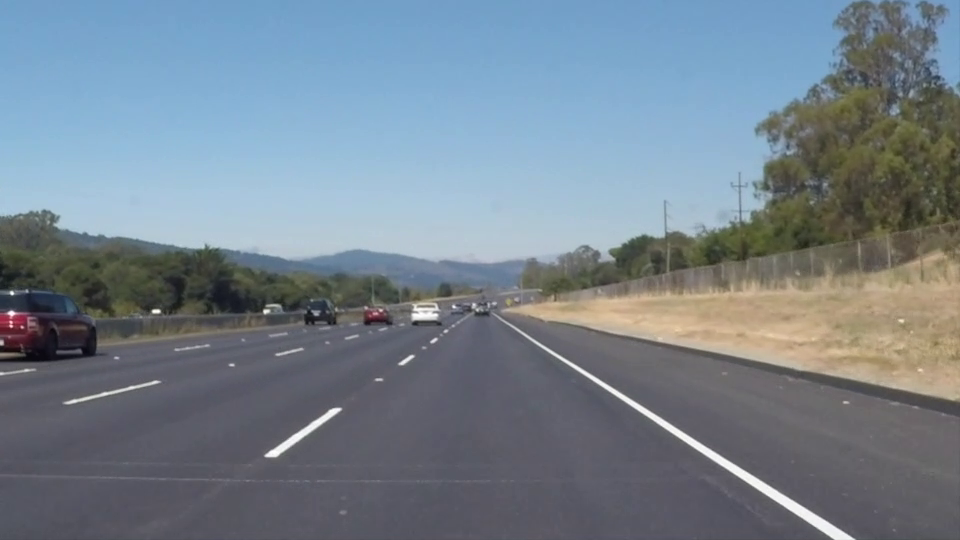
#> input picture frame 22 of solidWhiteRight.mp4, 960 x 540 px
$ python HoghLines.py
#> lines starting #> are read from the running program, lines starting #| are printed output that depends on the picture; after the words box and inside, x2 and y2 are one past the last pixel; in counts of white or black regions, pixels touching at a corner belong together
import matplotlib.pyplot as plt
import matplotlib.image as mpimg
import numpy as np
import cv2

cap = cv2.VideoCapture("solidWhiteRight.mp4")
ret, frame = cap.read()
#> frame is the input picture: shape (540, 960, 3); mean B, G, R 141.9, 130.7, 117.7

while(1):
    #decodes and returns the next frame
    ret, frame = cap.read()
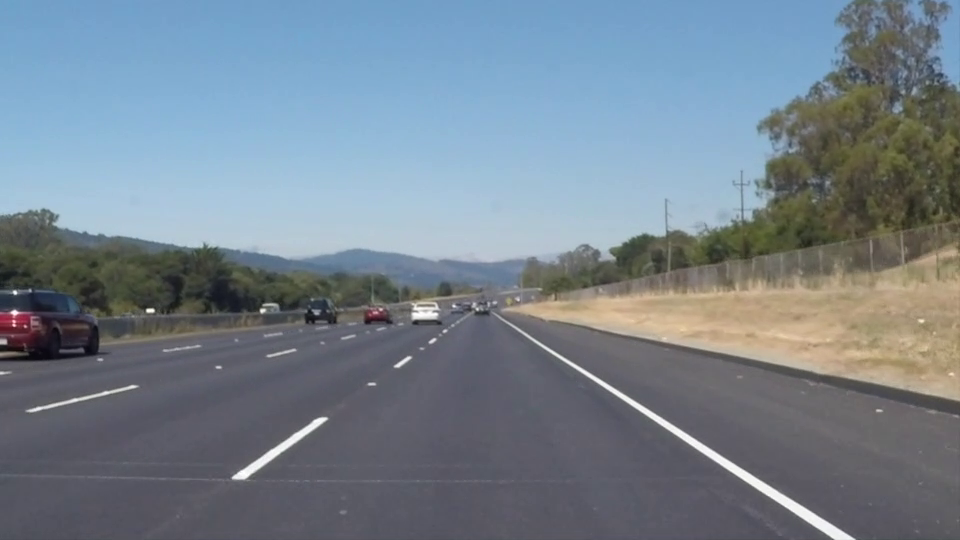
#> input picture frame 23 of solidWhiteRight.mp4, 960 x 540 px
#> frame is the input picture: shape (540, 960, 3); mean B, G, R 142, 130.6, 117.8

    region_line = np.copy(frame)

    #Get the size of the image
    ysize = frame.shape[0]
#> ysize = 540
    xsize = frame.shape[1]
#> xsize = 960

    #Convert the frame to greyscale
    grayFrame = cv2.cvtColor(frame, cv2.COLOR_RGB2GRAY)
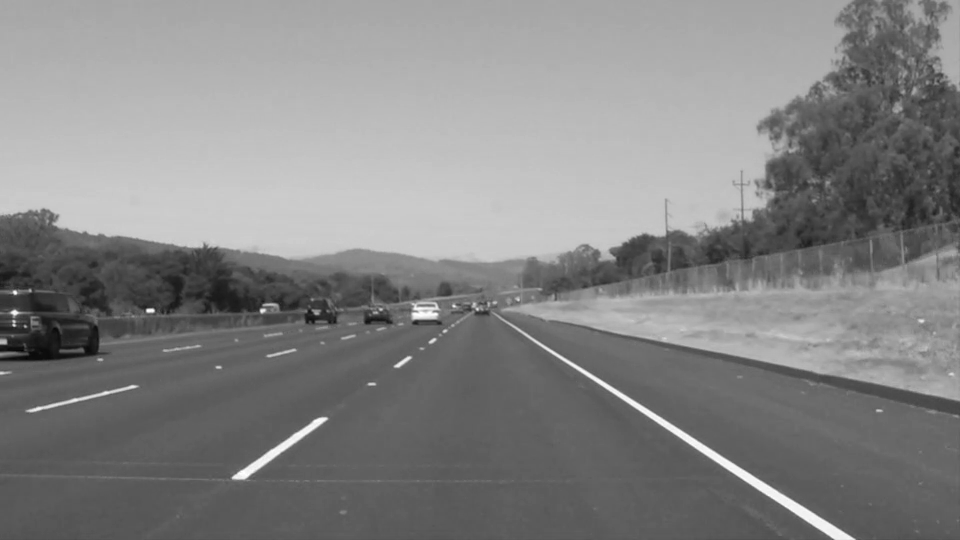
#> grayFrame: shape (540, 960); min 2, max 255, mean 132.6

    #Kernel size for gaussian blurring
    kernel_size = 5
    blur_gray = cv2.GaussianBlur(grayFrame, (kernel_size, kernel_size), 0)

    #Defining the color selection criteria
    red_threshold = 195
    green_threshold = 195
    blue_threshold = 195
    rgb_threshold = [red_threshold, green_threshold, blue_threshold]

    #Mask the pixels below the threshold
    color_thresholds = (frame[:, :, 0] < rgb_threshold[0]) \
                       | (frame[:, :, 1] < rgb_threshold[1]) \
                       | (frame[:, :, 2] < rgb_threshold[2])
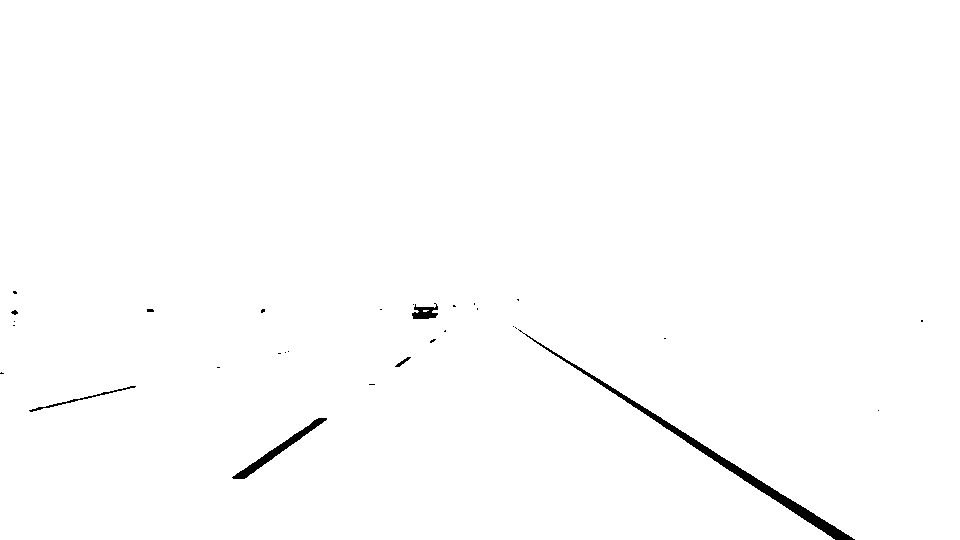
#> color_thresholds: shape (540, 960) bool; 99.3% white; 30 black regions (23 under 20 px), largest, box (x1, y1, x2, y2) and area: (518, 329, 855, 540) 2394, (232, 418, 327, 479) 757, (412, 303, 438, 319) 253

    left_bottom = [100, 539]
    right_bottom = [900, 539]
    apex = [400, 0]

    fit_left = np.polyfit((left_bottom[0], apex[0]), (left_bottom[1], apex[1]), 1)
    fit_right = np.polyfit((right_bottom[0], apex[0]), (right_bottom[1], apex[1]), 1)
    fit_bottom = np.polyfit((left_bottom[0], right_bottom[0]), (left_bottom[1], right_bottom[1]), 1)

    #Find the region inside the lines
    XX, YY = np.meshgrid(np.arange(0, xsize), np.arange(0, ysize))
    region_thresholds = (YY > (XX * fit_left[0] + fit_left[1])) & \
                        (YY > (XX * fit_right[0] + fit_right[1])) & \
                        (YY < (XX * fit_bottom[0] + fit_bottom[1]))

    # Find where image is both colored right and in the region
    #region_line[~color_thresholds & region_thresholds] = [0, 0, 255]

    low_threshold = 50
    high_threshold = 150
    edges = cv2.Canny(blur_gray, low_threshold, high_threshold)
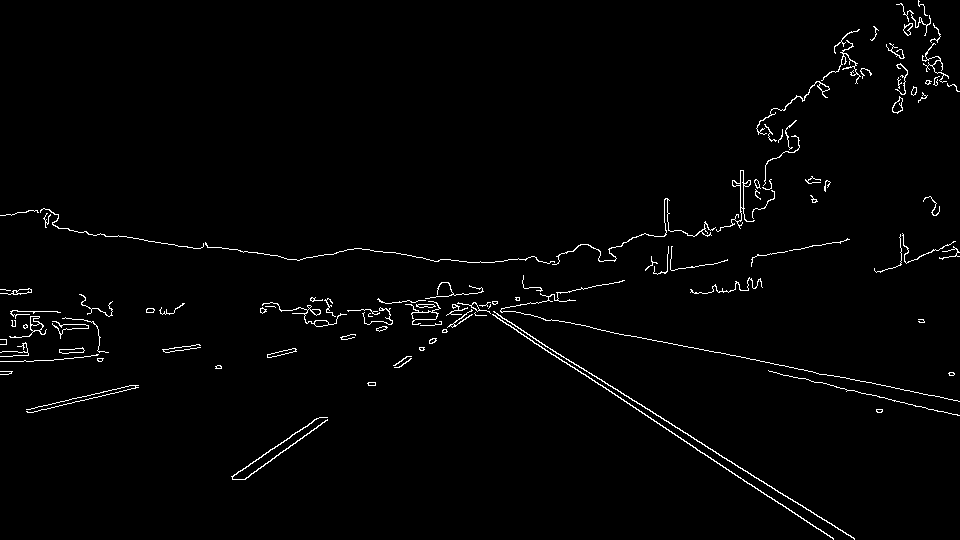
#> edges: shape (540, 960); 1.6% white in thin lines or dots

    mask = np.zeros_like(edges)
    ignore_mask_color = 255

    # This time we are defining a four sided polygon to mask
    imshape = frame.shape
#> imshape = (540, 960, 3)
    vertices = np.array([[(0,imshape[0]),(450, 290), (490, 290), (imshape[1],imshape[0])]], dtype=np.int32)
    print (vertices)
#| [[[  0 540]
#|   [450 290]
#|   [490 290]
#|   [960 540]]]
    cv2.fillPoly(mask, vertices, ignore_mask_color)
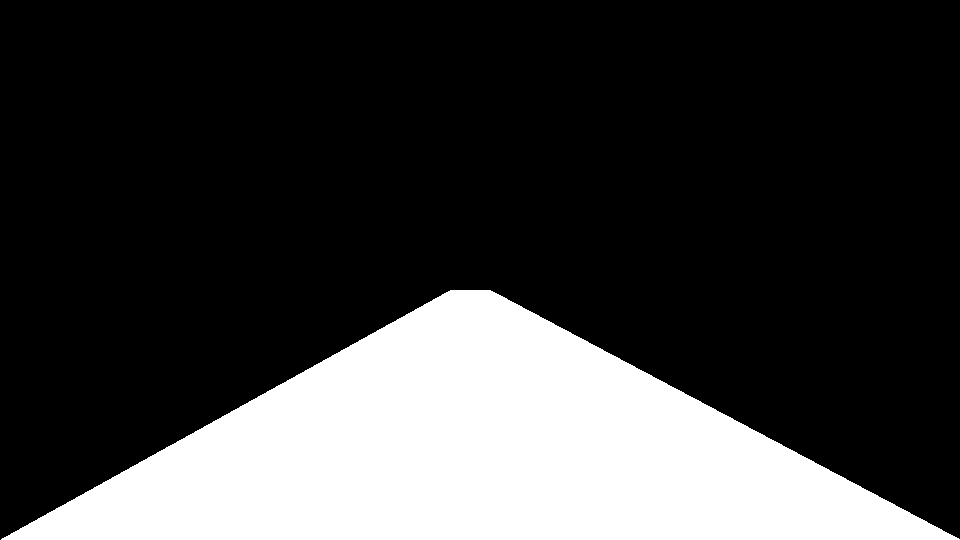
#> mask: shape (540, 960); 24.2% white; 1 white region, box (x1, y1, x2, y2) and area: (1, 290, 960, 540) 125210

    #Hough transform parameters
    rho = 5
    theta = np.pi/180
    threshold = 15
    min_line_length = 100
    max_line_gap = 2
    line_image = np.copy(frame) * 0 #create a blank to draw lines on
#> line_image: shape (540, 960, 3); every value is 0

    lines = cv2.HoughLinesP(edges, rho, theta, threshold, np.array([]), min_line_length, max_line_gap)
#> lines = [[485, 310, 596, 382], [717, 352, 829, 375], [617, 389, 718, 454]]

    for line in lines:
        for x1,y1,x2,y2 in line:
            cv2.line(line_image, (x1,y1),(x2,y2),(0,0,255), 10)
#> this loop made 3 passes
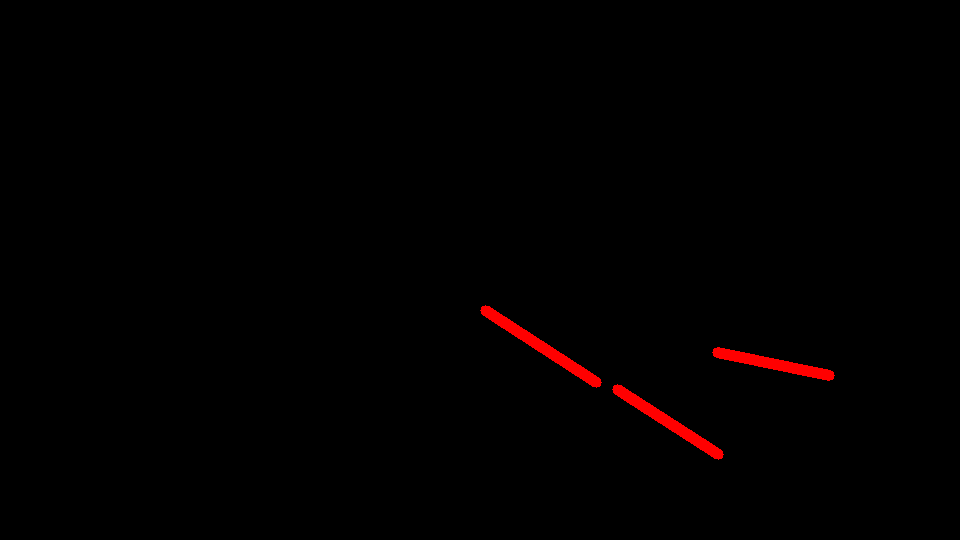
#> line_image: shape (540, 960, 3); mean B, G, R 0, 0, 2.1

    color_edges = np.dstack((edges, edges, edges))
#> color_edges: shape (540, 960, 3); 1.6% white in thin lines or dots

    # Find where image is both colored right and in the region
#> (the run stopped early here; a loop or call above may not have finished)

$ run again, starting later in the video
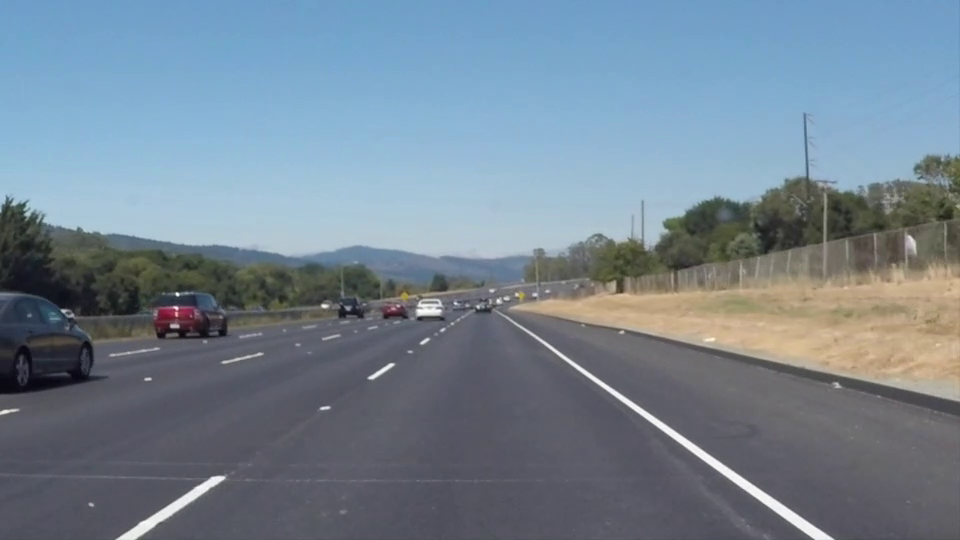
#> input picture frame 99 of solidWhiteRight.mp4, 960 x 540 px
#> frame is the input picture: shape (540, 960, 3); mean B, G, R 146, 132.3, 116.7
#> `color_thresholds = (frame[:, :, 0] < rgb_threshold[0]) \ | (frame[:, :..`:
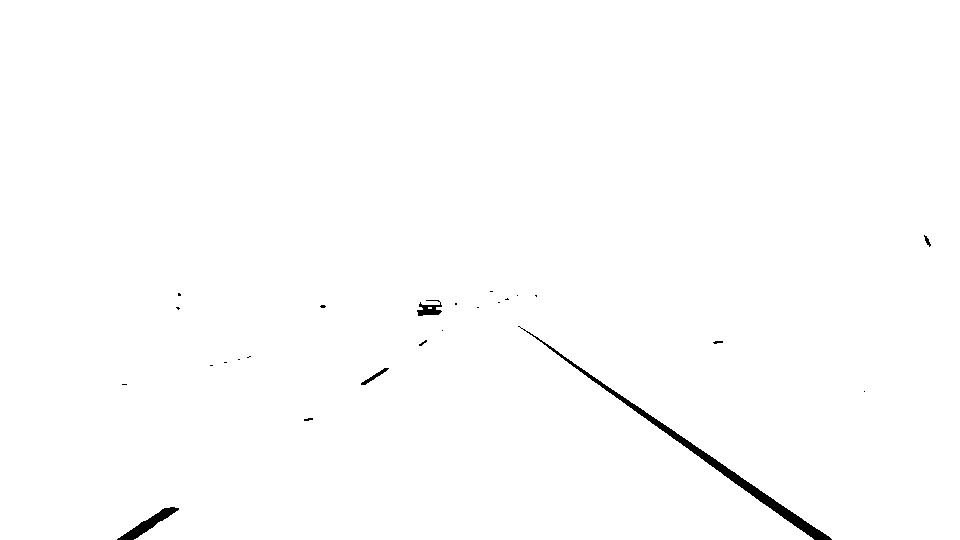
#> color_thresholds: shape (540, 960) bool; 99.4% white; 25 black regions (19 under 20 px), largest, box (x1, y1, x2, y2) and area: (518, 326, 832, 540) 2268, (117, 507, 179, 540) 552, (417, 300, 442, 316) 221, (361, 368, 389, 385) 104, (924, 235, 931, 247) 34, (713, 341, 723, 344) 21
#> edges: shape (540, 960); 1.6% white in thin lines or dots, all inside (x1, y1, x2, y2) = (0, 112, 960, 540)
#| [[[  0 540]
#|   [450 290]
#|   [490 290]
#|   [960 540]]]
#> mask: shape (540, 960); 24.2% white; 1 white region, box (x1, y1, x2, y2) and area: (1, 290, 960, 540) 125210
#> lines = [[588, 373, 832, 538], [688, 344, 822, 372], [520, 328, 777, 514]]
#> the loop `for line in lines:` made 3 passes
#> after the loop `for line in lines:`:
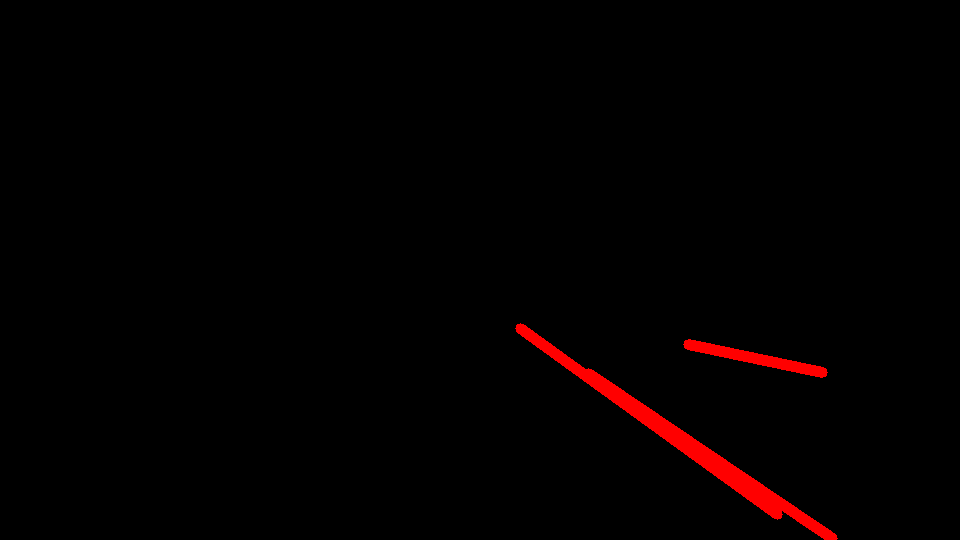
#> line_image: shape (540, 960, 3); mean B, G, R 0, 0, 3.7

$ run again, starting later in the video
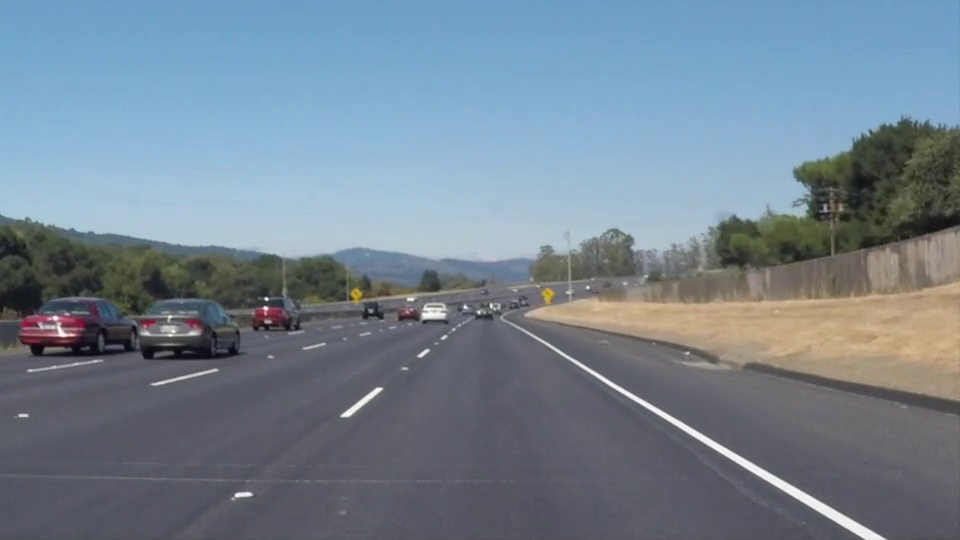
#> input picture frame 176 of solidWhiteRight.mp4, 960 x 540 px
#> frame is the input picture: shape (540, 960, 3); mean B, G, R 145.2, 131.6, 116.5
#> `color_thresholds = (frame[:, :, 0] < rgb_threshold[0]) \ | (frame[:, :..`:
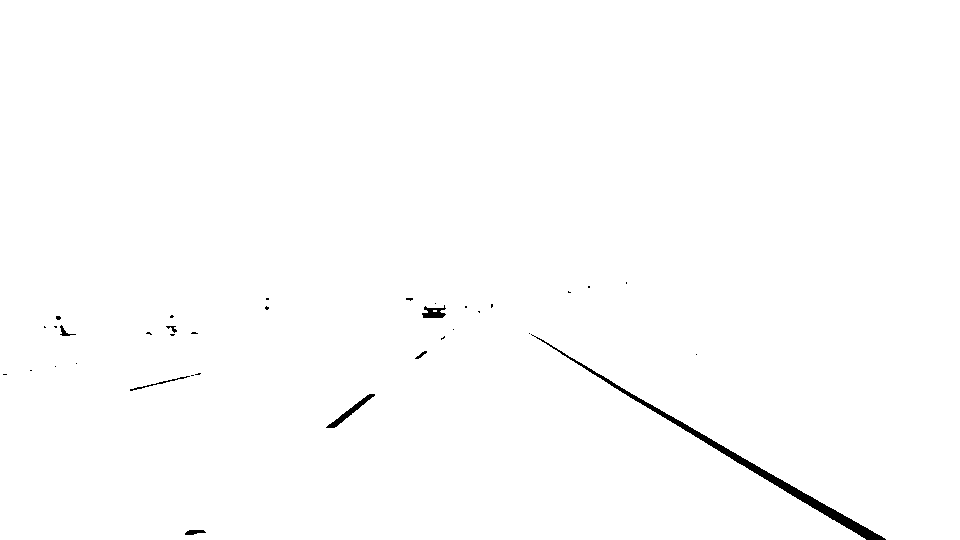
#> color_thresholds: shape (540, 960) bool; 99.4% white; 35 black regions (27 under 20 px), largest, box (x1, y1, x2, y2) and area: (531, 334, 886, 540) 2314, (326, 394, 375, 428) 291, (422, 305, 446, 318) 191
#> edges: shape (540, 960); 1.8% white in thin lines or dots, all inside (x1, y1, x2, y2) = (0, 112, 960, 540)
#| [[[  0 540]
#|   [450 290]
#|   [490 290]
#|   [960 540]]]
#> mask: shape (540, 960); 24.2% white; 1 white region, box (x1, y1, x2, y2) and area: (1, 290, 960, 540) 125210
#> lines = [[603, 381, 763, 478], [566, 354, 785, 481]]
#> the loop `for line in lines:` made 2 passes
#> after the loop `for line in lines:`:
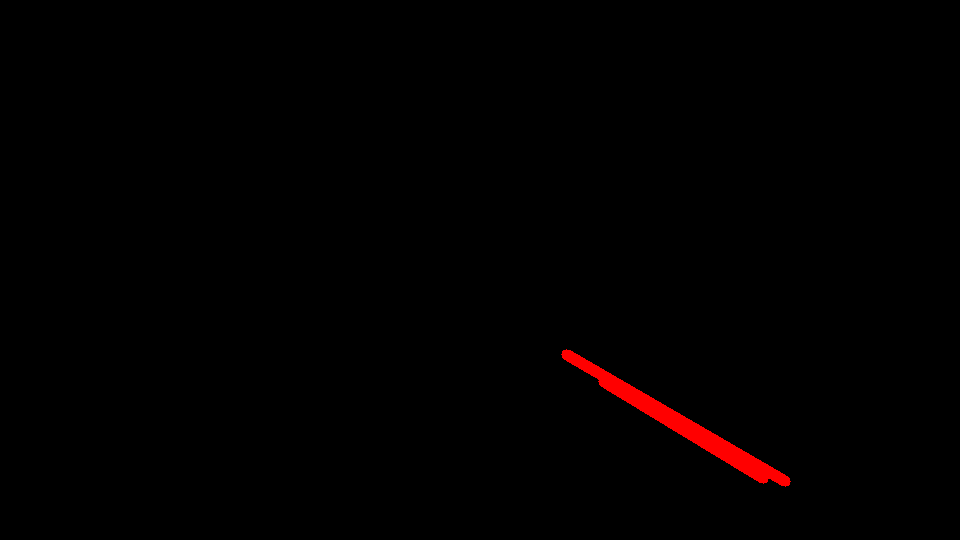
#> line_image: shape (540, 960, 3); mean B, G, R 0, 0, 2.1
